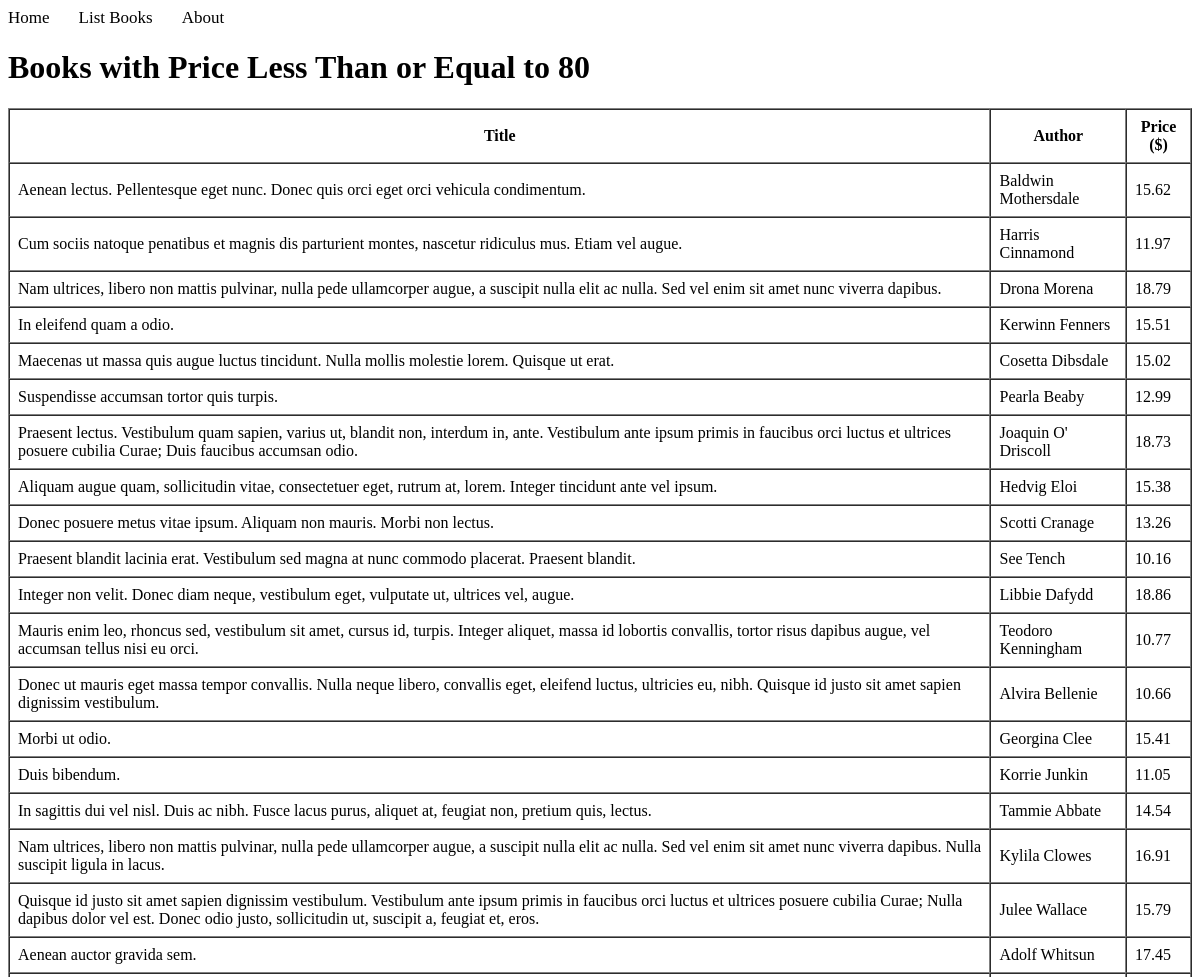
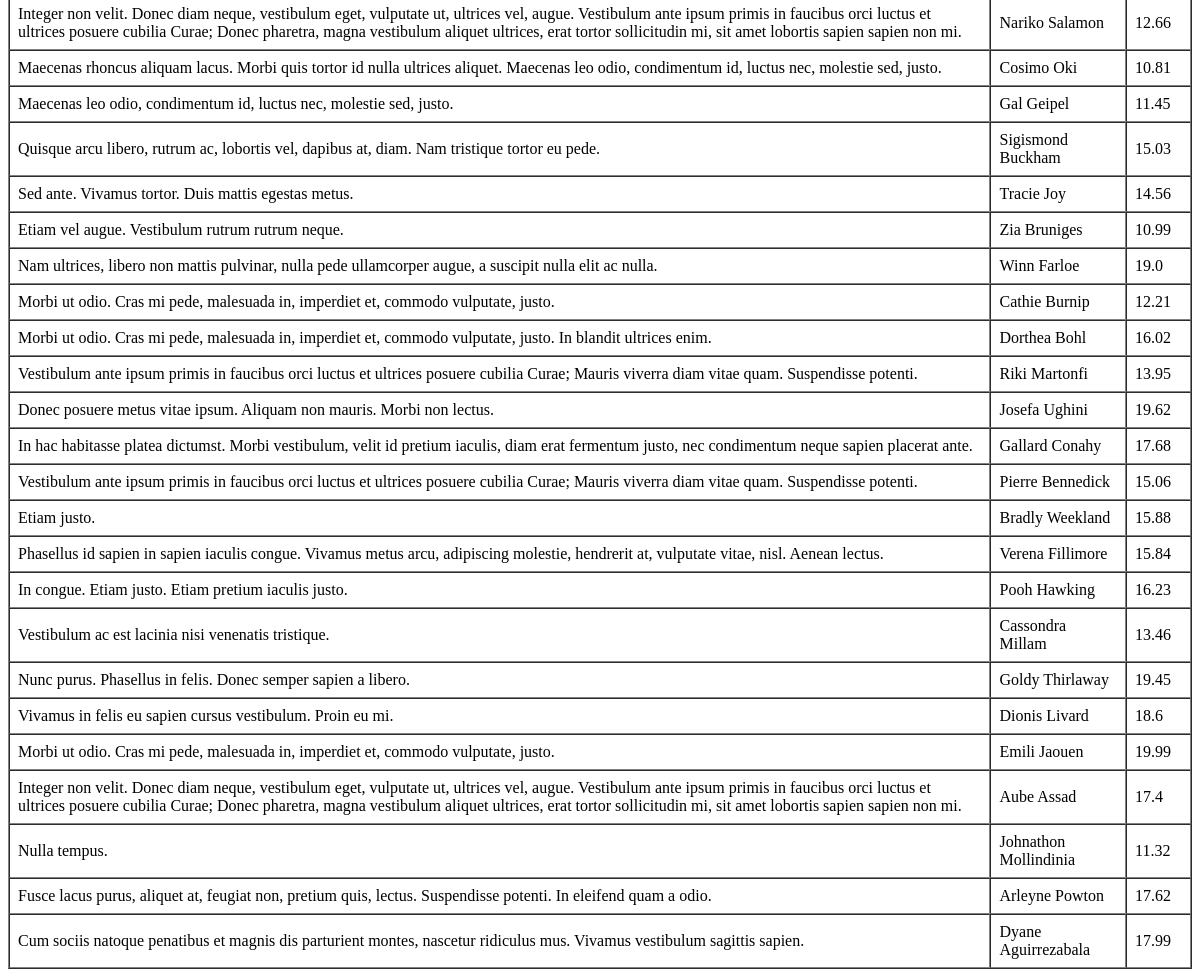
Before: /books/lab8/task1/ with the older database file (2 pictures, top to bottom).
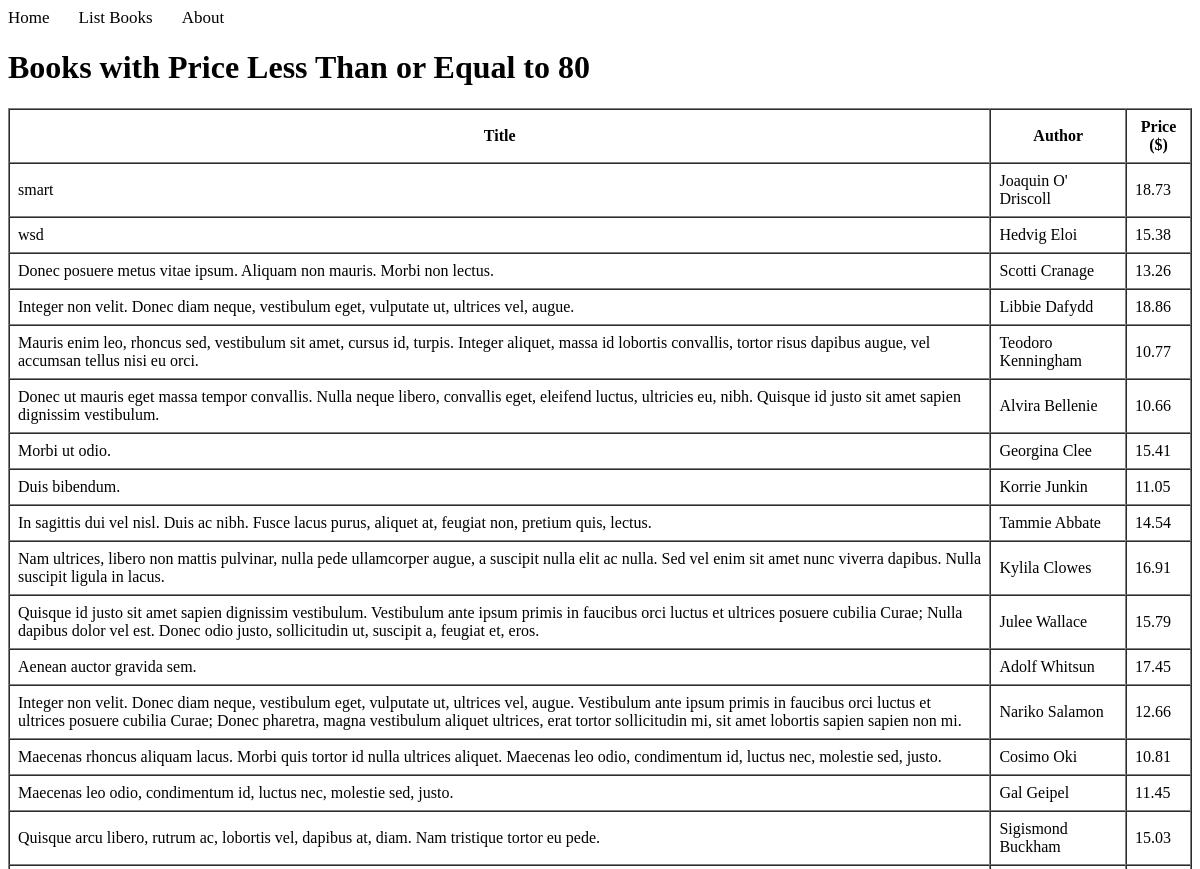
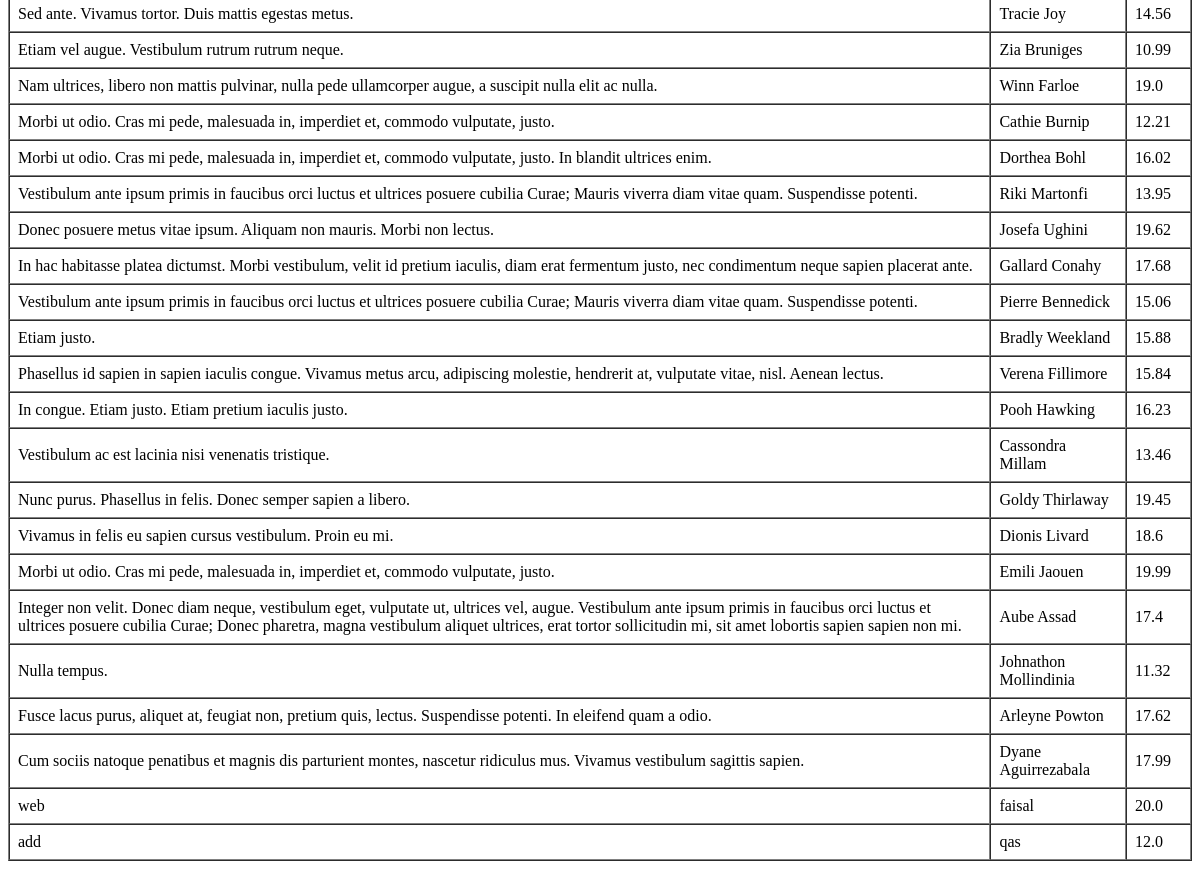
After: the same page with the newer database file (2 pictures, top to bottom).
### apps/bookmodule/models.py (models this page shows)
class Book(models.Model):
    title = models.CharField(max_length = 50)
    author = models.CharField(max_length = 50)
    price = models.FloatField(default = 0.0)
    edition = models.SmallIntegerField(default = 1)

### apps/bookmodule/views.py (the view)
# urls.py: path("lab8/task1/", views.lab8_task1, name="books.lab8_task1"),
def lab8_task1(request):
    books = Book.objects.filter(Q(price__lte=20))
    context = {'books': books}
    return render(request, 'bookmodule/lab8_task1.html', context)

### apps/templates/bookmodule/lab8_task1.html (shortened to what this page needs)
{% extends "layouts/base.html" %}
{% block content %}
<h1>Books with Price Less Than or Equal to 80</h1>
{% if books %}
<table border="1" cellpadding="8" cellspacing="0">
    <thead>
        <tr>
            <th>Title</th>
            <th>Author</th>
            <th>Price ($)</th>
        </tr>
    </thead>
    <tbody>
        {% for book in books %}
        <tr>
            <td>{{ book.title }}</td>
            <td>{{ book.author }}</td>
            <td>{{ book.price }}</td>
        </tr>
        {% endfor %}
    </tbody>
</table>
{% else %}
    <p>No books found within this price range.</p>
{% endif %}
{% endblock content %}

Changed rows visible on the page:
removed Book: title "Aenean lectus. Pellentesque eget nunc. Donec quis orci eget orci vehicula condimentum.", author "Baldwin Mothersdale", price "15.62"
removed Book: title "Cum sociis natoque penatibus et magnis dis parturient montes, nascetur ridiculus mus. Etiam vel augue.", author "Harris Cinnamond", price "11.97"
removed Book: title "Nam ultrices, libero non mattis pulvinar, nulla pede ullamcorper augue, a suscipit nulla elit ac nulla. Sed vel enim sit amet nunc viverra dapibus.", author "Drona Morena", price "18.79"
removed Book: title "In eleifend quam a odio.", author "Kerwinn Fenners", price "15.51"
removed Book: title "Maecenas ut massa quis augue luctus tincidunt. Nulla mollis molestie lorem. Quisque ut erat.", author "Cosetta Dibsdale", price "15.02"
removed Book: title "Suspendisse accumsan tortor quis turpis.", author "Pearla Beaby", price "12.99"
removed Book: title "Praesent blandit lacinia erat. Vestibulum sed magna at nunc commodo placerat. Praesent blandit.", author "See Tench", price "10.16"
changed Book "Joaquin O' Driscoll": title "Praesent lectus. Vestibulum quam sapien, varius ut, blandit non, interdum in, ante. Vestibulum ante ipsum primis in faucibus orci luctus et ultrices posuere cubilia Curae; Duis faucibus accumsan odio." → "smart"
changed Book "Hedvig Eloi": title "Aliquam augue quam, sollicitudin vitae, consectetuer eget, rutrum at, lorem. Integer tincidunt ante vel ipsum." → "wsd"
added Book: title "web", author "faisal", price "20.0"
added Book: title "add", author "qas", price "12.0"
